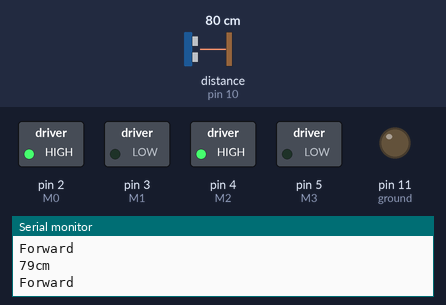
A sketch run on a simulated Arduino Uno, built with avr-gcc and run on an emulated ATmega328P. On the bench: switched loads named in the sketch (green lamp = pin HIGH), output pins drawn as LEDs (lit = HIGH), the last lines printed to the serial monitor. Wiring (inferred from the names in the program): ultrasonic range finder: trigger pin 9; echo pin 10. Dashed ring = blinking. The inputs (shaded band) are chosen by the test bench; at power-on: distance to the obstacle (sensor on pin 10) 80 cm. The echo pulse lasts 58.3 µs per cm; pins used as bus, display or sensor lines are not drawn.

Above: at 1.7 s.
1.8 s: distance to the obstacle (sensor on pin 10) set to 36 cm
3.3 s: distance to the obstacle (sensor on pin 10) set to 28 cm
At 3.54 s:
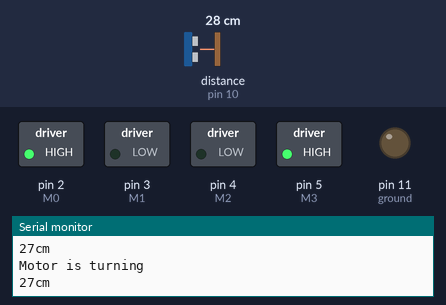
6.3 s: distance to the obstacle (sensor on pin 10) set to 35 cm
At 7.3 s:
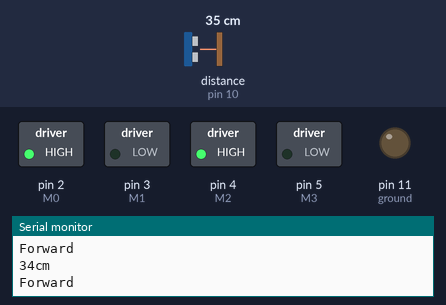
7.8 s: distance to the obstacle (sensor on pin 10) set to 2 cm
At 8.5 s:
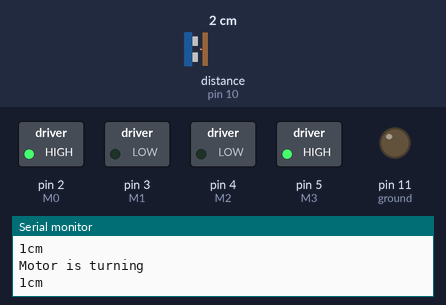
Timing chart, 0 to 11.8 s (numbered marks = the images above; inputs shaded):
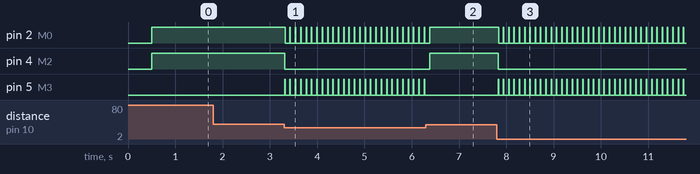

Measured:
- the behaviour switches between 32 and 31 cm on distance to the obstacle (sensor on pin 10) (found by bisection; images 0 and 1)
- after the input at 3.3 s, pin 2 (M0), pin 5 (M3): alternates HIGH for 0.01 s and LOW for 0.10 s, starting at once; pin 4 (M2): HIGH → LOW at once
- after the input at 6.3 s, pin 2 (M0): goes on until 6.4 s, then stays HIGH; pin 4 (M2): LOW → HIGH after 0.08 s; pin 5 (M3): stops changing and stays LOW
- after the input at 7.8 s, pin 2 (M0), pin 5 (M3): alternates HIGH for 0.01 s and LOW for 0.10 s, starting at once; pin 4 (M2): HIGH → LOW at once

The sketch:

Interfacing_with_ultrasonic_sensor.ino
```cpp
#define trigPin 9
#define echoPin 10
int M0 = 2;
int M1 = 3;
int M2 = 4;
int M3 = 5;
int power = 8;
int ground =11;
void turnright();
void turnright();
void turnmoreleft();
void turnmoreright();

void setup()
{
  Serial.begin(9600);
  pinMode(power,OUTPUT); pinMode(ground,OUTPUT);
  digitalWrite(power,HIGH);  digitalWrite(ground,LOW);  pinMode(trigPin,OUTPUT);  pinMode(echoPin,INPUT);
  pinMode(M0,OUTPUT);  pinMode(M1,OUTPUT);  pinMode(M2,OUTPUT);  pinMode(M3,OUTPUT);
  digitalWrite(M0,LOW);  digitalWrite(M1,LOW);  digitalWrite(M2,LOW);  digitalWrite(M3,LOW);
  delay(500);
}

void loop()
{
  int duration, distance;
  digitalWrite(trigPin,HIGH);
  delayMicroseconds(1000);
  digitalWrite(trigPin,LOW);
  duration = pulseIn(echoPin,HIGH);
  distance= (duration/2)/29.1;
  Serial.print(distance);
  Serial.println("cm");

  if (distance<=30)
  { turnright();}
  else
  { moveforward();}

 delay(50);
}

void moveforward()
{
    digitalWrite(M0,HIGH);
    digitalWrite(M1,LOW);
    digitalWrite(M2,HIGH);
    digitalWrite(M3,LOW);
    Serial.println("Forward");
}

void turnright()
{
    digitalWrite(M0,HIGH);
    digitalWrite(M1,LOW);
    digitalWrite(M2,LOW);
    digitalWrite(M3,HIGH);
    Serial.println("Motor is turning");
    delay(10);
    digitalWrite(M0,LOW);
    digitalWrite(M1,LOW);
    digitalWrite(M2,LOW);
    digitalWrite(M3,LOW);
    delay(50);
}

void turnleft()
{
    digitalWrite(M0,HIGH);
    digitalWrite(M1,LOW);
    digitalWrite(M2,LOW);
    digitalWrite(M3,HIGH);
    Serial.println("Motor is turning");
    delay(10);
    digitalWrite(M0,LOW);
    digitalWrite(M1,LOW);
    digitalWrite(M2,LOW);
    digitalWrite(M3,LOW);
    delay(50);
}

void turnmoreright()
{
    digitalWrite(M0,HIGH);
    digitalWrite(M1,LOW);
    digitalWrite(M2,LOW);
    digitalWrite(M3,HIGH);
    Serial.println("Motor is turning");
    delay(25);
    digitalWrite(M0,LOW);
    digitalWrite(M1,LOW);
    digitalWrite(M2,LOW);
    digitalWrite(M3,LOW);
    delay(50);
}

void turnmoreleft()
{
    digitalWrite(M0,HIGH);
    digitalWrite(M1,LOW);
    digitalWrite(M2,LOW);
    digitalWrite(M3,HIGH);
    Serial.println("Motor is turning");
    delay(25);
    digitalWrite(M0,LOW);
    digitalWrite(M1,LOW);
    digitalWrite(M2,LOW);
    digitalWrite(M3,LOW);
    delay(50);
}
```
